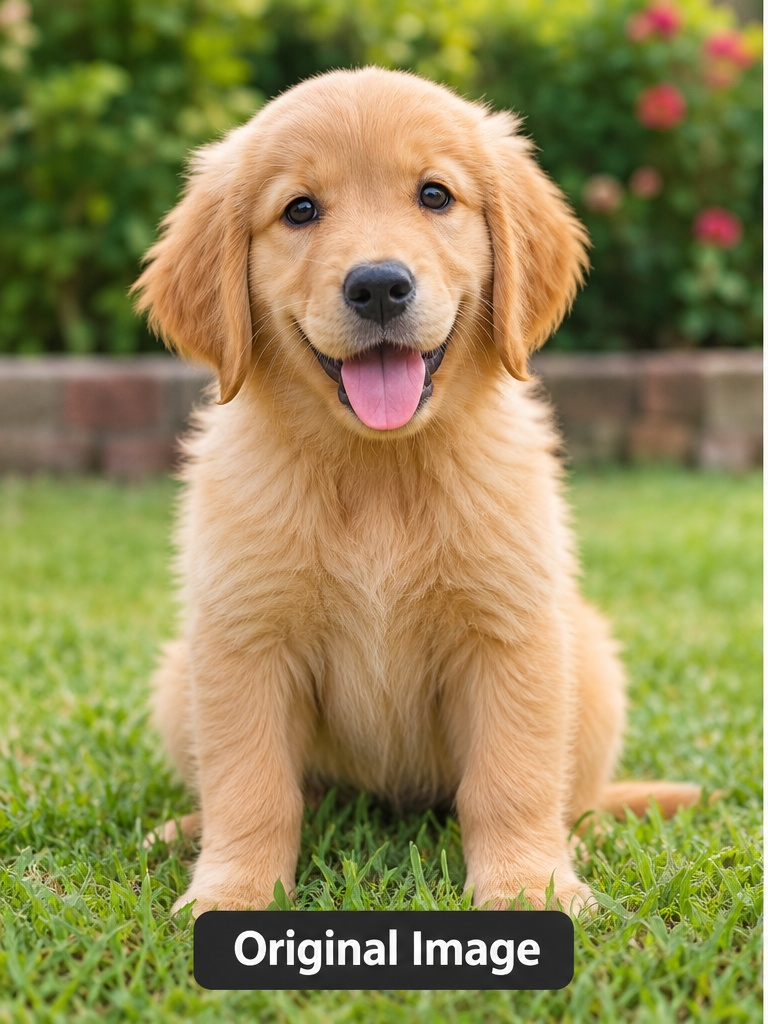
#> input picture Lab Experimets/Experiment 1/image.jpg, 768 x 1024 px, found by its file name
$ python experiment8.py
#> lines starting #> are read from the running program, lines starting #| are printed output that depends on the picture
import cv2
import numpy as np

# Read the image
img = cv2.imread("image.jpg")
#> img is the input picture: shape (1024, 768, 3); mean B, G, R 83.9, 137.5, 146.4

# Check whether the image is loaded
if img is None:
    print("Error: Image not found!")
else:
    # Convert the image to grayscale
    gray = cv2.cvtColor(img, cv2.COLOR_BGR2GRAY)
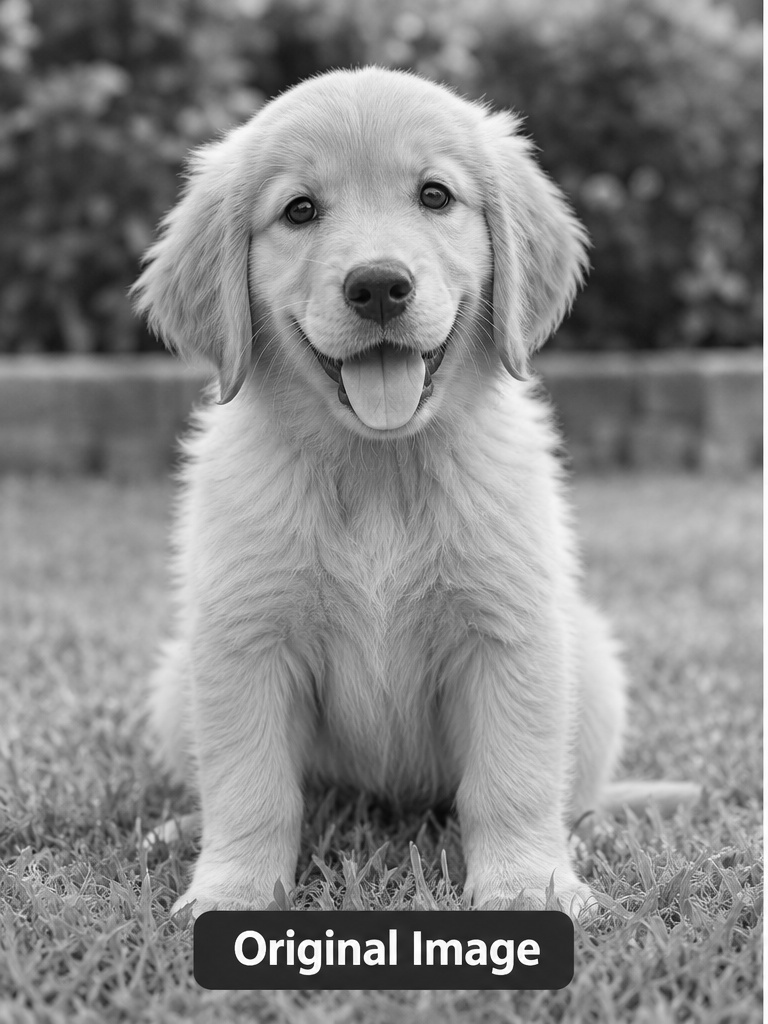
#> gray: shape (1024, 768); min 2, max 255, mean 134

    # Create a kernel
    kernel = np.ones((5, 5), np.uint8)

    # Apply dilation
    dilated = cv2.dilate(gray, kernel, iterations=1)
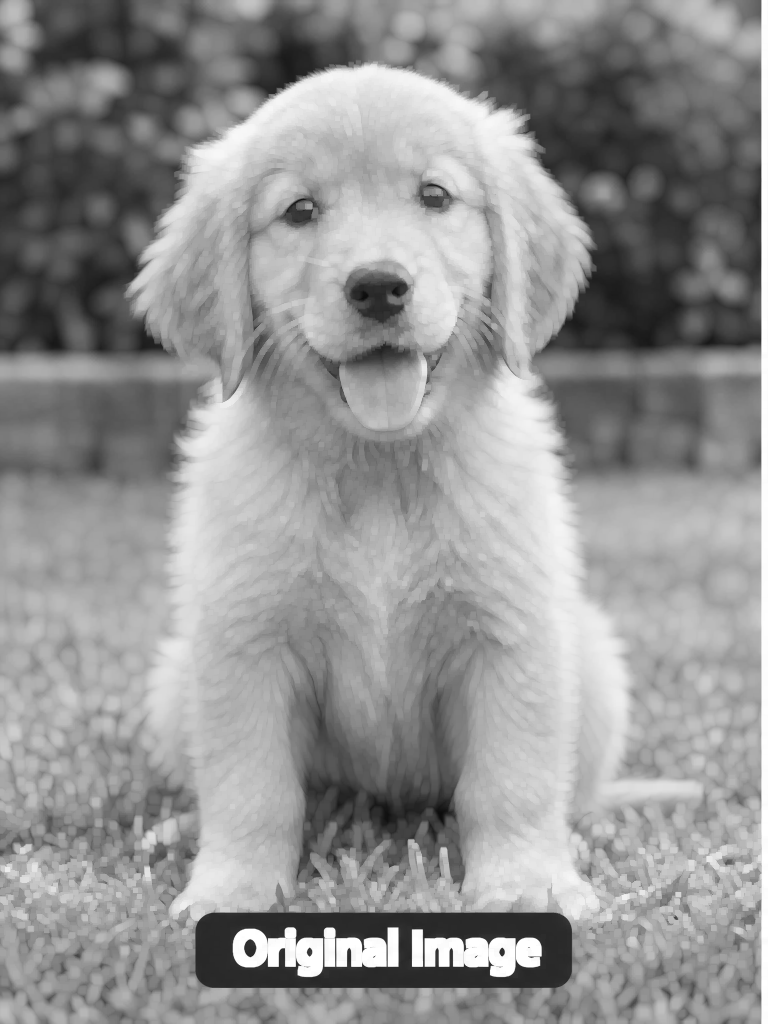
#> dilated: shape (1024, 768); min 12, max 255, mean 147.2

    # Display original and dilated images
    cv2.imshow("Original Grayscale Image", gray)
    cv2.imshow("Dilated Image", dilated)

    # Save the dilated image
    cv2.imwrite("dilated_image.jpg", dilated)

    print("Image dilation completed successfully!")

    # Wait for a key press
    cv2.waitKey(0)

    # Close all windows
    cv2.destroyAllWindows()
